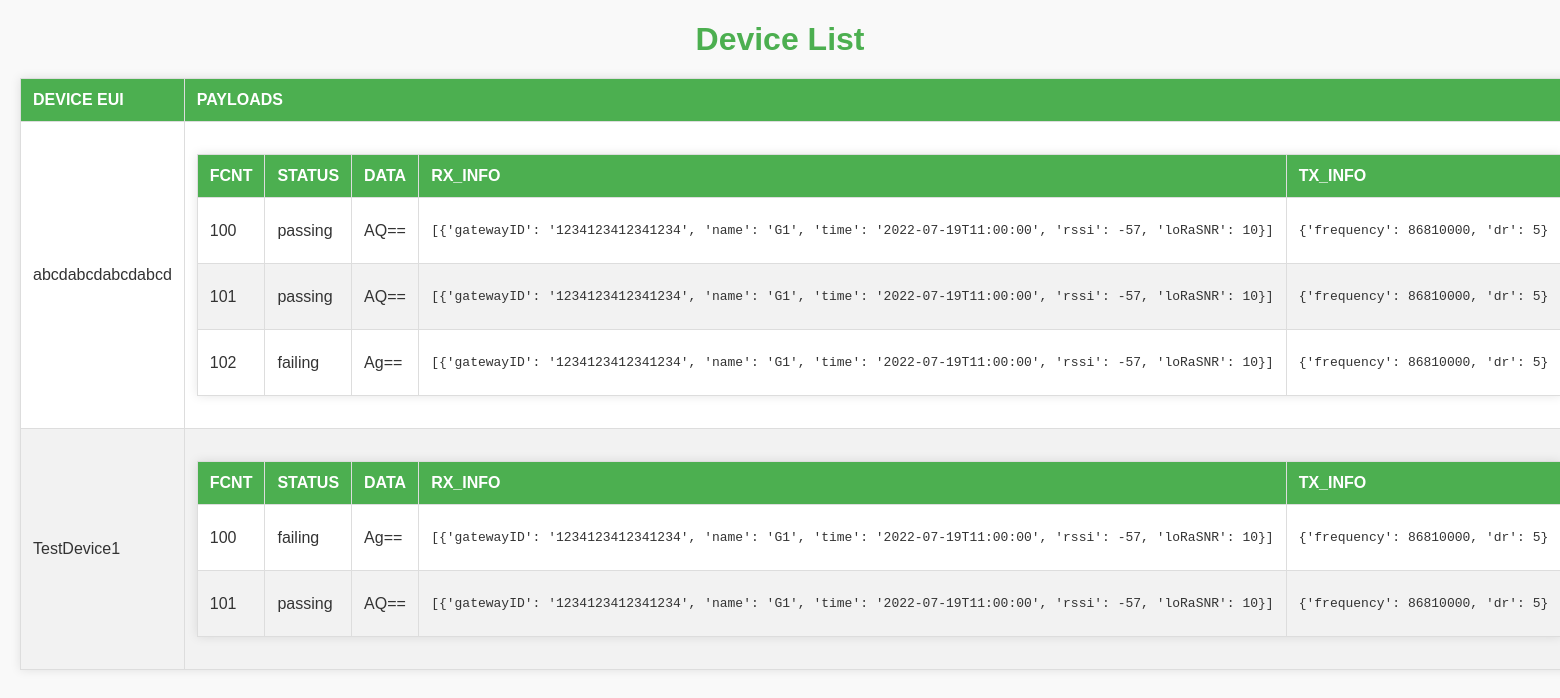
Page /devices/ on the committed database.
### devices/models.py (models this page shows, shortened)
class Device(models.Model):
    devEUI = models.CharField(max_length=256, unique=True)

class Payload(models.Model):
    devEUI = models.ForeignKey(Device, related_name='payloads', on_delete=models.CASCADE)
    fCnt = models.IntegerField()
    data = models.CharField(max_length=256)
    rx_info = models.JSONField(default=dict)
    tx_info = models.JSONField(default=dict)
    status = models.CharField(max_length=10, choices=STATUS_CHOICES, default='pending')
    class Meta:
        unique_together = ('devEUI', 'fCnt')

### devices/views.py (the view)
# urls.py: path('devices/', DeviceListView.as_view(), name='device_list'),
class DeviceListView(ListView):
    model = Device
    template_name = 'device_list.html'
    context_object_name = 'devices'
    def get_context_data(self, **kwargs):
        context = super().get_context_data(**kwargs)
        context['devices'] = DeviceSerializer(self.get_queryset(), many=True).data
        return context

### devices/templates/devices/device_list.html (shortened to what this page needs)
{% load static %}
<!DOCTYPE html>
<html lang="en">
<head>
    <link rel="stylesheet" type="text/css" href="{% static 'css/stylesheet.css' %}">
</head>
<body>
    <h1>Device List</h1>
    <table>
        <thead>
            <tr>
                <th>Device EUI</th>
                <th>Payloads</th>
            </tr>
        </thead>
        <tbody>
            {% for device in devices %}
                <tr class="device-row">
                    <td>{{ device.devEUI }}</td>
                    <td>
                        <table class="payload-table">
                            <thead>
                                <tr>
                                    <th>fCnt</th>
                                    <th>status</th>
                                    <th>Data</th>
                                    <th>rx_info</th>
                                    <th>tx_info</th>
                                </tr>
                            </thead>
                            <tbody>
                                {% for payload in device.payloads %}
                                    <tr>
                                        <td>{{ payload.fCnt }}</td>
                                        <td>{{ payload.status }}</td>
                                        <td>{{ payload.data }}</td>
                                        <td>
                                            <pre>{{ payload.rx_info | safe }}</pre>
                                        </td>
                                        <td>
                                            <pre>{{ payload.tx_info | safe }}</pre>
                                        </td>
                                    </tr>
                                {% endfor %}
                            </tbody>
                        </table>
                    </td>
                </tr>
            {% endfor %}
        </tbody>
    </table>
</body>
</html>

### devices/static/css/stylesheet.css (style rules this page uses)
body { font-family: Arial, sans-serif; margin: 20px; background-color: #f9f9f9; color: #333; }
table { width: 100%; border-collapse: collapse; margin: 20px 0; background-color: #fff; box-shadow: 0px 0px 10px rgba(0, 0, 0, 0.1); }
th, td { border: 1px solid #ddd; padding: 12px; text-align: left; }
th { background-color: #4CAF50; color: white; text-transform: uppercase; }
tr:nth-child(even) { background-color: #f2f2f2; }
h1 { color: #4CAF50; text-align: center; margin-bottom: 20px; }

### rows in the picture
Device: devEUI "abcdabcdabcdabcd"
Payload: fCnt "100", status "passing", data "AQ==", rx_info "[{'gatewayID': '1234123412341234', 'name': 'G1', 'time': '2022-07-19T11:00:00', 'rssi': -57, 'loRaSNR': 10}]", tx_info "{'frequency': 86810000, 'dr': 5}"
Payload: data "AQ==", rx_info "[{'gatewayID': '1234123412341234', 'name': 'G1', 'time': '2022-07-19T11:00:00', 'rssi': -57, 'loRaSNR': 10}]", tx_info "{'frequency': 86810000, 'dr': 5}"
Payload: fCnt "102", status "failing", data "Ag==", rx_info "[{'gatewayID': '1234123412341234', 'name': 'G1', 'time': '2022-07-19T11:00:00', 'rssi': -57, 'loRaSNR': 10}]", tx_info "{'frequency': 86810000, 'dr': 5}"
Device: devEUI "TestDevice1"
Payload: fCnt "100", status "failing", data "Ag==", rx_info "[{'gatewayID': '1234123412341234', 'name': 'G1', 'time': '2022-07-19T11:00:00', 'rssi': -57, 'loRaSNR': 10}]", tx_info "{'frequency': 86810000, 'dr': 5}"
Payload: data "AQ==", rx_info "[{'gatewayID': '1234123412341234', 'name': 'G1', 'time': '2022-07-19T11:00:00', 'rssi': -57, 'loRaSNR': 10}]", tx_info "{'frequency': 86810000, 'dr': 5}"

### other values in the picture
{{ payload.fCnt }} "101" "101"
{{ payload.status }} "passing" "passing"
